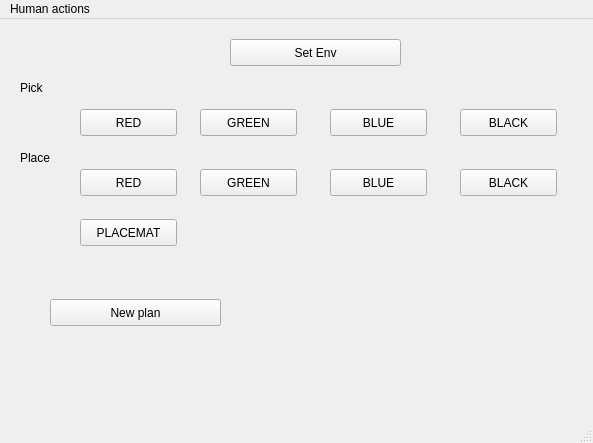
<?xml version="1.0" encoding="UTF-8"?>
<ui version="4.0">
 <class>MainWindow</class>
 <widget class="QMainWindow" name="MainWindow">
  <property name="geometry">
   <rect>
    <x>0</x>
    <y>0</y>
    <width>593</width>
    <height>443</height>
   </rect>
  </property>
  <property name="windowTitle">
   <string>MainWindow</string>
  </property>
  <widget class="QWidget" name="centralwidget">
   <widget class="QLabel" name="label">
    <property name="geometry">
     <rect>
      <x>20</x>
      <y>60</y>
      <width>67</width>
      <height>17</height>
     </rect>
    </property>
    <property name="text">
     <string>Pick</string>
    </property>
   </widget>
   <widget class="QLabel" name="label_2">
    <property name="geometry">
     <rect>
      <x>20</x>
      <y>130</y>
      <width>67</width>
      <height>17</height>
     </rect>
    </property>
    <property name="text">
     <string>Place</string>
    </property>
   </widget>
   <widget class="QPushButton" name="pushButtonPickRed">
    <property name="geometry">
     <rect>
      <x>80</x>
      <y>90</y>
      <width>97</width>
      <height>27</height>
     </rect>
    </property>
    <property name="text">
     <string>RED</string>
    </property>
   </widget>
   <widget class="QPushButton" name="pushButtonPickGreen">
    <property name="geometry">
     <rect>
      <x>200</x>
      <y>90</y>
      <width>97</width>
      <height>27</height>
     </rect>
    </property>
    <property name="text">
     <string>GREEN</string>
    </property>
   </widget>
   <widget class="QPushButton" name="pushButtonPickBlue">
    <property name="geometry">
     <rect>
      <x>330</x>
      <y>90</y>
      <width>97</width>
      <height>27</height>
     </rect>
    </property>
    <property name="text">
     <string>BLUE</string>
    </property>
   </widget>
   <widget class="QPushButton" name="pushButtonPickBlack">
    <property name="geometry">
     <rect>
      <x>460</x>
      <y>90</y>
      <width>97</width>
      <height>27</height>
     </rect>
    </property>
    <property name="text">
     <string>BLACK</string>
    </property>
   </widget>
   <widget class="QPushButton" name="pushButtonPlaceRed">
    <property name="geometry">
     <rect>
      <x>80</x>
      <y>150</y>
      <width>97</width>
      <height>27</height>
     </rect>
    </property>
    <property name="text">
     <string>RED</string>
    </property>
   </widget>
   <widget class="QPushButton" name="pushButtonPlaceGreen">
    <property name="geometry">
     <rect>
      <x>200</x>
      <y>150</y>
      <width>97</width>
      <height>27</height>
     </rect>
    </property>
    <property name="text">
     <string>GREEN</string>
    </property>
   </widget>
   <widget class="QPushButton" name="pushButtonPlaceBlue">
    <property name="geometry">
     <rect>
      <x>330</x>
      <y>150</y>
      <width>97</width>
      <height>27</height>
     </rect>
    </property>
    <property name="text">
     <string>BLUE</string>
    </property>
   </widget>
   <widget class="QPushButton" name="pushButtonPlaceBlack">
    <property name="geometry">
     <rect>
      <x>460</x>
      <y>150</y>
      <width>97</width>
      <height>27</height>
     </rect>
    </property>
    <property name="text">
     <string>BLACK</string>
    </property>
   </widget>
   <widget class="QPushButton" name="pushButtonPlacePlacemat">
    <property name="geometry">
     <rect>
      <x>80</x>
      <y>200</y>
      <width>97</width>
      <height>27</height>
     </rect>
    </property>
    <property name="text">
     <string>PLACEMAT</string>
    </property>
   </widget>
   <widget class="QPushButton" name="pushButtonSetEnv">
    <property name="geometry">
     <rect>
      <x>230</x>
      <y>20</y>
      <width>171</width>
      <height>27</height>
     </rect>
    </property>
    <property name="text">
     <string>Set Env</string>
    </property>
   </widget>
   <widget class="QPushButton" name="pushButtonNewPlan">
    <property name="geometry">
     <rect>
      <x>50</x>
      <y>280</y>
      <width>171</width>
      <height>27</height>
     </rect>
    </property>
    <property name="text">
     <string>New plan</string>
    </property>
   </widget>
  </widget>
  <widget class="QMenuBar" name="menubar">
   <property name="geometry">
    <rect>
     <x>0</x>
     <y>0</y>
     <width>593</width>
     <height>27</height>
    </rect>
   </property>
   <widget class="QMenu" name="menuHuman_actions">
    <property name="title">
     <string>Human actions</string>
    </property>
   </widget>
   <addaction name="menuHuman_actions"/>
  </widget>
  <widget class="QStatusBar" name="statusbar"/>
 </widget>
 <resources/>
 <connections/>
</ui>
